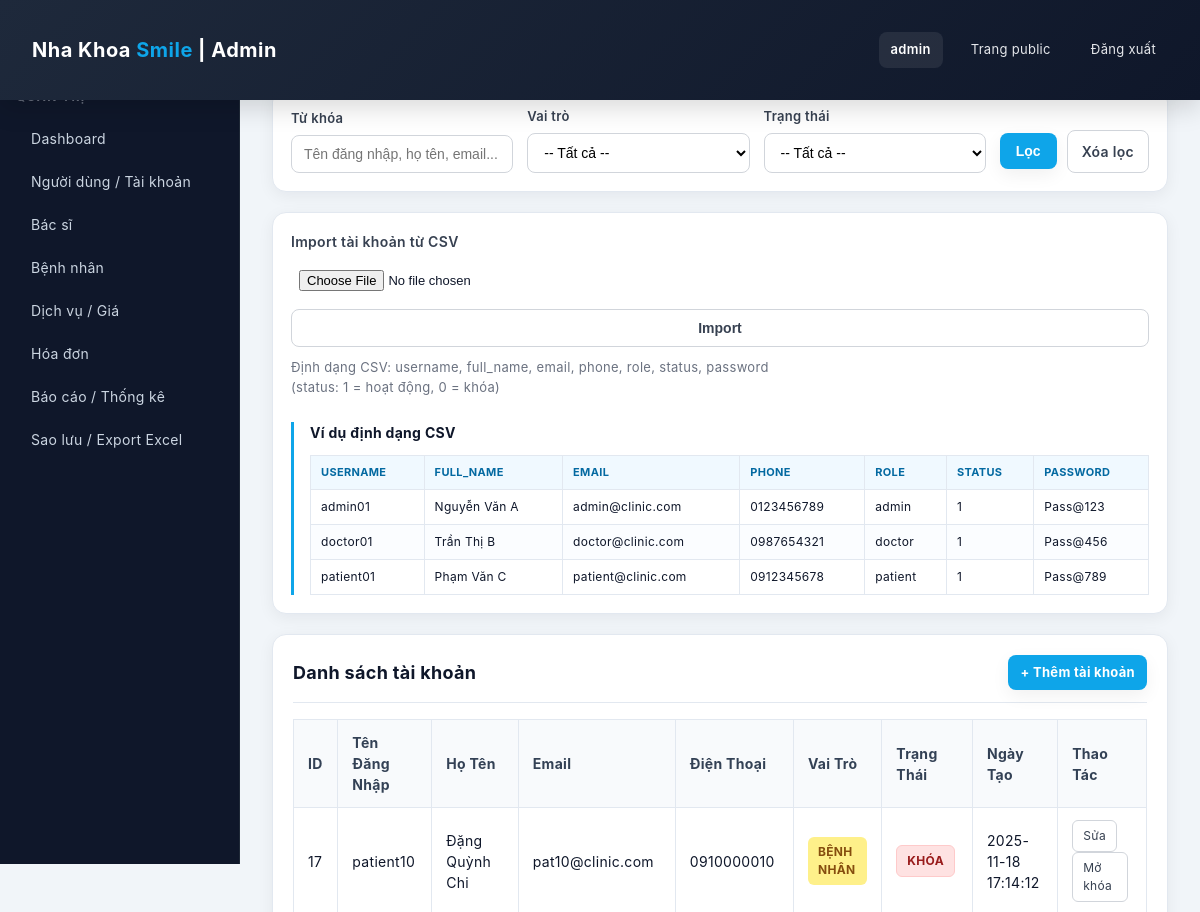
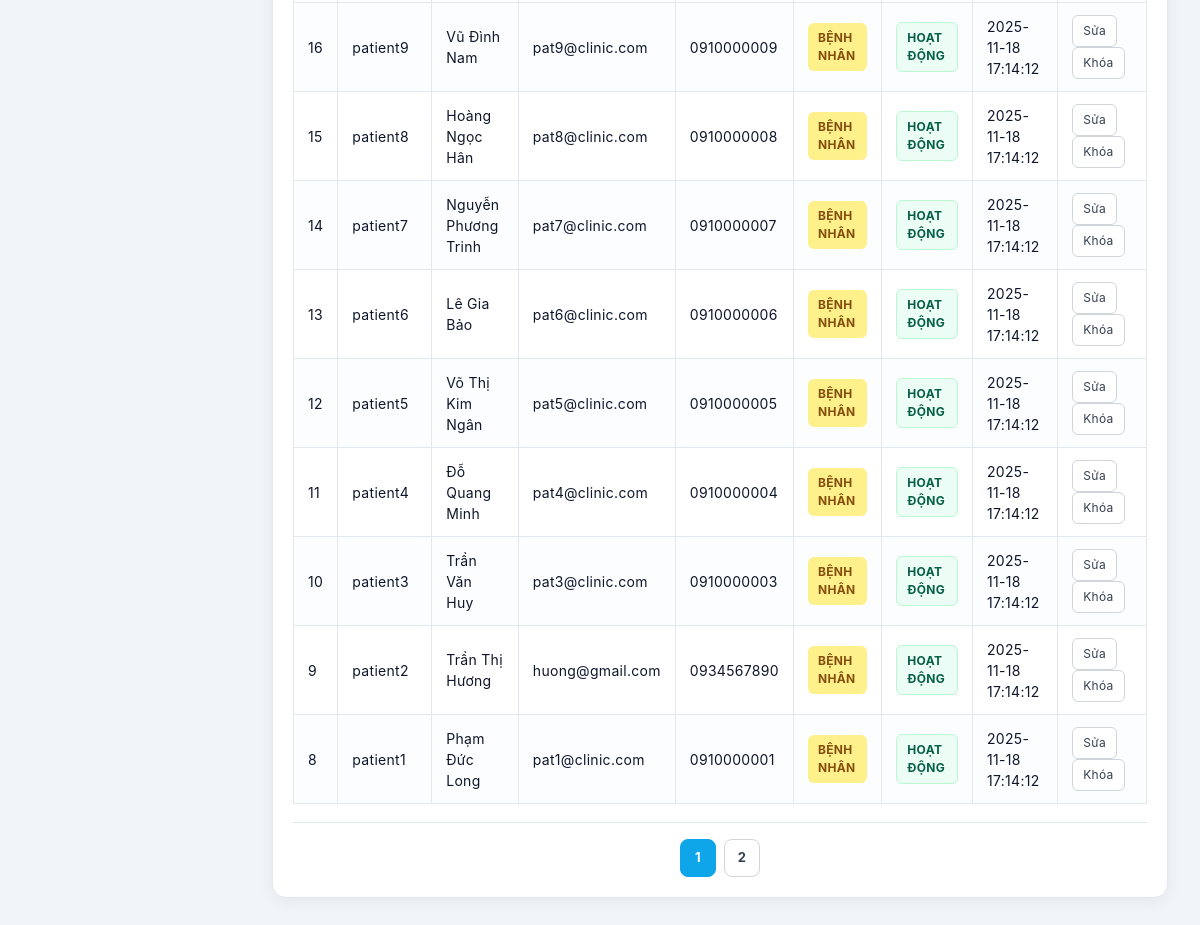
/index.php?controller=admin&action=users (signed in), run on the app's committed database (2 pictures, top to bottom).
### tables this page shows
CREATE TABLE `users` (
  `user_id` int(11) NOT NULL,
  `username` varchar(50) NOT NULL,
  `password_hash` varchar(255) NOT NULL,
  `full_name` varchar(100) NOT NULL,
  `phone` varchar(20) DEFAULT NULL,
  `email` varchar(100) DEFAULT NULL,
  `role` enum('admin','receptionist','doctor','patient') NOT NULL,
  `status` tinyint(1) NOT NULL DEFAULT 1,
  `created_at` datetime NOT NULL DEFAULT current_timestamp(),
  `updated_at` datetime DEFAULT NULL ON UPDATE current_timestamp()
);

### controllers/AdminController.php (called while the page is built, shortened)
<?php
class AdminController
{
    public function users()
    {
        $pdo = getPDO();
        $keyword = trim($_GET['q'] ?? '');
        $role    = $_GET['role'] ?? '';
        $status  = $_GET['status'] ?? '';
        $page    = isset($_GET['page']) ? max(1, (int)$_GET['page']) : 1;
        $pageSize = 10;
        $where  = "1=1";
        $params = [];
        $sqlCount = "SELECT COUNT(*) FROM users WHERE $where";
        $stmt = $pdo->prepare($sqlCount);
        $stmt->execute($params);
        $totalRows  = (int)$stmt->fetchColumn();
        $totalPages = max(1, (int)ceil($totalRows / $pageSize));
        $offset = ($page - 1) * $pageSize;
        $sqlData = "
        SELECT user_id, username, full_name, email, phone, role, status, created_at
        FROM users
        WHERE $where
        ORDER BY created_at DESC, user_id DESC
        LIMIT :limit OFFSET :offset
    ";
        $stmt = $pdo->prepare($sqlData);
        $stmt->bindValue(':limit',  $pageSize, PDO::PARAM_INT);
        $stmt->bindValue(':offset', $offset,   PDO::PARAM_INT);
        $stmt->execute();
        $users = $stmt->fetchAll();
        $view        = __DIR__ . '/../views/admin/users.php';
        $currentPage = $page;
        $keywordView = $keyword;
        $roleView    = $role;
        $statusView  = $status;
        include __DIR__ . '/../views/layouts/admin_layout.php';
    }
}

### index.php (called while the page is built, shortened)
<?php
$actionName     = isset($_GET['action']) ? $_GET['action'] : 'index';
$controller = new $className();
$controller->$actionName();

### views/admin/users.php (the view, shortened to what this page needs)
<section class="admin-users">
    <h1>Quản lý tài khoản</h1>
    <p class="subtitle">Xem và lọc danh sách tài khoản trong hệ thống.</p>
    <form method="get" action="index.php" class="admin-filter-form">
        <div class="admin-filter-row">
            <div class="filter-group">
                <label>Từ khóa</label>
                <input type="text" name="q" placeholder="Tên đăng nhập, họ tên, email..."
                    value="<?= htmlspecialchars($keywordView ?? '') ?>">
            </div>
            <div class="filter-group">
                <label>Vai trò</label>
                <select name="role">
                    <option value="">-- Tất cả --</option>
                </select>
            </div>
            <div class="filter-group">
                <label>Trạng thái</label>
                <select name="status">
                    <option value="">-- Tất cả --</option>
                </select>
            </div>
            <div class="filter-actions">
                <button type="submit" class="btn-primary">Lọc</button>
                <a href="index.php?controller=admin&action=users" class="btn-secondary">Xóa lọc</a>
            </div>
        </div>
    </form>
    <div class="admin-import-box">
        <div class="import-container">
            <form method="post"
                action="index.php?controller=admin&action=importUsers"
                enctype="multipart/form-data"
                class="import-form">
                <label>Import tài khoản từ CSV</label>
                <input type="file" name="csv_file" accept=".csv" required>
                <button type="submit" class="btn-secondary">Import</button>
                <p class="hint">
                    Định dạng CSV: username, full_name, email, phone, role, status, password<br>
                    (status: 1 = hoạt động, 0 = khóa)
                </p>
            </form>
            <div class="import-guide">
                <h4>Ví dụ định dạng CSV</h4>
                <table class="format-table">
                    <thead>
                        <tr>
                            <th>username</th>
                            <th>full_name</th>
                            <th>email</th>
                            <th>phone</th>
                            <th>role</th>
                            <th>status</th>
                            <th>password</th>
                        </tr>
                    </thead>
                    <tbody>
                        <tr>
                            <td>admin01</td>
                            <td>Nguyễn Văn A</td>
                            <td>admin@clinic.com</td>
                            <td>0123456789</td>
                            <td>admin</td>
                            <td>1</td>
                            <td>Pass@123</td>
                        </tr>
                        <tr>
                            <td>doctor01</td>
                            <td>Trần Thị B</td>
                            <td>doctor@clinic.com</td>
                            <td>0987654321</td>
                            <td>doctor</td>
                            <td>1</td>
                            <td>Pass@456</td>
                        </tr>
                        <tr>
                            <td>patient01</td>
                            <td>Phạm Văn C</td>
                            <td>patient@clinic.com</td>
                            <td>0912345678</td>
                            <td>patient</td>
                            <td>1</td>
                            <td>Pass@789</td>
                        </tr>
                    </tbody>
                </table>
            </div>
        </div>
    </div>
    <div class="admin-panel">
        <div class="panel-header">
            <h2>Danh sách tài khoản</h2>
            <a href="index.php?controller=admin&action=createUser" class="btn-primary btn-sm">
                + Thêm tài khoản
            </a>
        </div>
        <?php if (empty($users)): ?>
            <p>Không tìm thấy tài khoản nào phù hợp.</p>
        <?php else: ?>
            <table class="admin-table">
                <thead>
                    <tr>
                        <th>ID</th>
                        <th>Tên đăng nhập</th>
                        <th>Họ tên</th>
                        <th>Email</th>
                        <th>Điện thoại</th>
                        <th>Vai trò</th>
                        <th>Trạng thái</th>
                        <th>Ngày tạo</th>
                        <th>Thao tác</th>
                    </tr>
                </thead>
                <tbody>
                    <?php foreach ($users as $u): ?>
                        <tr>
                            <td><?= htmlspecialchars($u['user_id']) ?></td>
                            <td><?= htmlspecialchars($u['username']) ?></td>
                            <td><?= htmlspecialchars($u['full_name']) ?></td>
                            <td><?= htmlspecialchars($u['email']) ?></td>
                            <td><?= htmlspecialchars($u['phone'] ?? '') ?></td>
                            <td>
                                <?php
                                switch ($u['role']) {
                                    case 'patient':
                                        echo '<span class="tag tag-patient">Bệnh nhân</span>';
                                        break;
                                }
                                ?>
                            </td>
                            <td>
                                <?php if ((int)$u['status'] === 1): ?>
                                    <span class="tag tag-active">Hoạt động</span>
                                <?php else: ?>
                                    <span class="tag tag-inactive">Khóa</span>
                                <?php endif; ?>
                            </td>
                            <td><?= htmlspecialchars($u['created_at']) ?></td>
                            <td>
                                <a href="index.php?controller=admin&action=editUser&id=<?= $u['user_id'] ?>" class="btn-xs">
                                    Sửa
                                </a>
                                <a href="index.php?controller=admin&action=toggleUserStatus&id=<?= $u['user_id'] ?>" class="btn-xs">
                                    <?= (int)$u['status'] === 1 ? 'Khóa' : 'Mở khóa' ?>
                                </a>
                            </td>
                        </tr>
                    <?php endforeach; ?>
                </tbody>
            </table>
            <?php if (!empty($totalPages) && $totalPages > 1): ?>
                <div class="pagination">
                    <?php for ($i = 1; $i <= $totalPages; $i++): ?>
                        <?php
                        $link = "index.php?controller=admin&action=users"
                            . "&q="      . urlencode($keywordView ?? '')
                            . "&role="   . urlencode($roleView ?? '')
                            . "&status=" . urlencode($statusView ?? '')
                            . "&page="   . $i;
                        ?>
                        <a href="<?= $link ?>" class="<?= ($i == $currentPage ? 'active' : '') ?>">
                            <?= $i ?>
                        </a>
                    <?php endfor; ?>
                </div>
            <?php endif; ?>
        <?php endif; ?>
    </div>
</section>

### views/layouts/admin_layout.php (shortened to what this page needs)
<!DOCTYPE html>
<html lang="vi">
<head>
    <link rel="stylesheet" href="/dental_clinic/public/css/public.css">
    <link rel="stylesheet" href="/dental_clinic/public/css/admin.css">
</head>
<body>
    <header class="admin-header">
        <div class="ah-left">
            <span class="logo">Nha Khoa <strong>Smile</strong> | Admin</span>
        </div>
        <div class="ah-right">
            <span class="ah-user">
                <?= htmlspecialchars($_SESSION['role'] ?? 'admin') ?>
            </span>
            <a href="index.php" class="ah-link">Trang public</a>
            <a href="index.php?controller=auth&action=login" class="ah-link">Đăng xuất</a>
        </div>
    </header>
    <div class="admin-layout">
        <aside class="admin-sidebar">
            <h3>Quản trị</h3>
            <ul>
                <li><a href="index.php?controller=admin&action=dashboard">Dashboard</a></li>
                <li><a href="index.php?controller=admin&action=users">Người dùng / Tài khoản</a></li>
                <li><a href="index.php?controller=admin&action=doctors">Bác sĩ</a></li>
                <li><a href="index.php?controller=admin&action=patients">Bệnh nhân</a></li>
                <li><a href="index.php?controller=admin&action=services">Dịch vụ / Giá</a></li>
                <li><a href="index.php?controller=admin&action=invoices">Hóa đơn</a></li>
                <li><a href="index.php?controller=admin&action=reports">Báo cáo / Thống kê</a></li>
                <li><a href="index.php?controller=admin&action=backup">Sao lưu / Export Excel</a></li>
            </ul>
        </aside>
        <main class="admin-main">
            <?php
            if (isset($view)) {
                include $view;
            }
            ?>
        </main>
    </div>
</body>
</html>

### public/css/public.css (style rules this page uses)
* { margin: 0; padding: 0; box-sizing: border-box; }
body { margin: 0; font-family: 'Segoe UI', Tahoma, Geneva, Verdana, sans-serif; background: #f8f9fa; color: #2d3748; line-height: 1.6; }
.logo { font-weight: 800; font-size: 24px; letter-spacing: -0.5px; }
.btn-primary, .btn-secondary { display: inline-block; padding: 12px 24px; border-radius: 8px; border: none; cursor: pointer; text-decoration: none; font-size: 14px; font-weight: 600; transition: all 0.3s ease; }
.btn-primary { background: #0ea5e9; color: white; }
.btn-secondary { background: #e2e8f0; color: #2d3748; border: 2px solid #cbd5e1; }
:root { --primary: #0ea5e9; --primary-600: #0284c7; --accent: #06b6d4; --muted: #6b7280; --text: #0f172a; --bg: #f7fafc; --surface: #ffffff; --border: #e6edf3; --radius: 12px; --shadow-sm: 0 6px 18px rgba(2,6,23,0.06); }
* { box-sizing: border-box; }
html, body { height: 100%; }
body { margin: 0; font-family: -apple-system, BlinkMacSystemFont, 'Segoe UI', 'Roboto', 'Oxygen', 'Ubuntu', 'Cantarell', 'Fira Sans', 'Droid Sans', 'Helvetica Neue', sans-serif; background: var(--bg); color: var(--text); -webkit-font-smoothing: antialiased; -moz-osx-font-smoothing: grayscale; line-height: 1.5; font-weight: 400; letter-spacing: 0.3px; }
.logo { font-weight: 800; font-size: 20px; letter-spacing: -0.4px; }
.btn-primary, .btn-secondary { display:inline-block; padding:10px 18px; border-radius:10px; text-decoration:none; font-weight:700; cursor:pointer; }
.btn-primary { background: linear-gradient(180deg,var(--primary),var(--primary-600)); color:#fff; border:none; box-shadow:var(--shadow-sm); }
.btn-secondary { background:transparent; border:1px solid var(--border); color:var(--muted); }

### data on the page
users: user_id "17", username "patient10", full_name "Đặng Quỳnh Chi", email "pat10@clinic.com", phone "0910000010", role "BỆNH NHÂN", status "KHÓA", created_at "2025-11-18 17:14:12"
users: user_id "16", username "patient9", full_name "Vũ Đình Nam", email "pat9@clinic.com", phone "0910000009", role "BỆNH NHÂN", status "HOẠT ĐỘNG", created_at "2025-11-18 17:14:12"
users: user_id "15", username "patient8", full_name "Hoàng Ngọc Hân", email "pat8@clinic.com", phone "0910000008", role "BỆNH NHÂN", status "HOẠT ĐỘNG", created_at "2025-11-18 17:14:12"
users: user_id "14", username "patient7", full_name "Nguyễn Phương Trinh", email "pat7@clinic.com", phone "0910000007", role "BỆNH NHÂN", status "HOẠT ĐỘNG", created_at "2025-11-18 17:14:12"
users: user_id "13", username "patient6", full_name "Lê Gia Bảo", email "pat6@clinic.com", phone "0910000006", role "BỆNH NHÂN", status "HOẠT ĐỘNG", created_at "2025-11-18 17:14:12"
users: user_id "12", username "patient5", full_name "Võ Thị Kim Ngân", email "pat5@clinic.com", phone "0910000005", role "BỆNH NHÂN", status "HOẠT ĐỘNG", created_at "2025-11-18 17:14:12"
users: user_id "11", username "patient4", full_name "Đỗ Quang Minh", email "pat4@clinic.com", phone "0910000004", role "BỆNH NHÂN", status "HOẠT ĐỘNG", created_at "2025-11-18 17:14:12"
users: user_id "10", username "patient3", full_name "Trần Văn Huy", email "pat3@clinic.com", phone "0910000003", role "BỆNH NHÂN", status "HOẠT ĐỘNG", created_at "2025-11-18 17:14:12"
users: user_id "9", username "patient2", full_name "Trần Thị Hương", email "huong@gmail.com", phone "0934567890", role "BỆNH NHÂN", status "HOẠT ĐỘNG", created_at "2025-11-18 17:14:12"
users: user_id "8", username "patient1", full_name "Phạm Đức Long", email "pat1@clinic.com", phone "0910000001", role "BỆNH NHÂN", status "HOẠT ĐỘNG", created_at "2025-11-18 17:14:12"

### other printed values
$_SESSION['role'] "admin"
